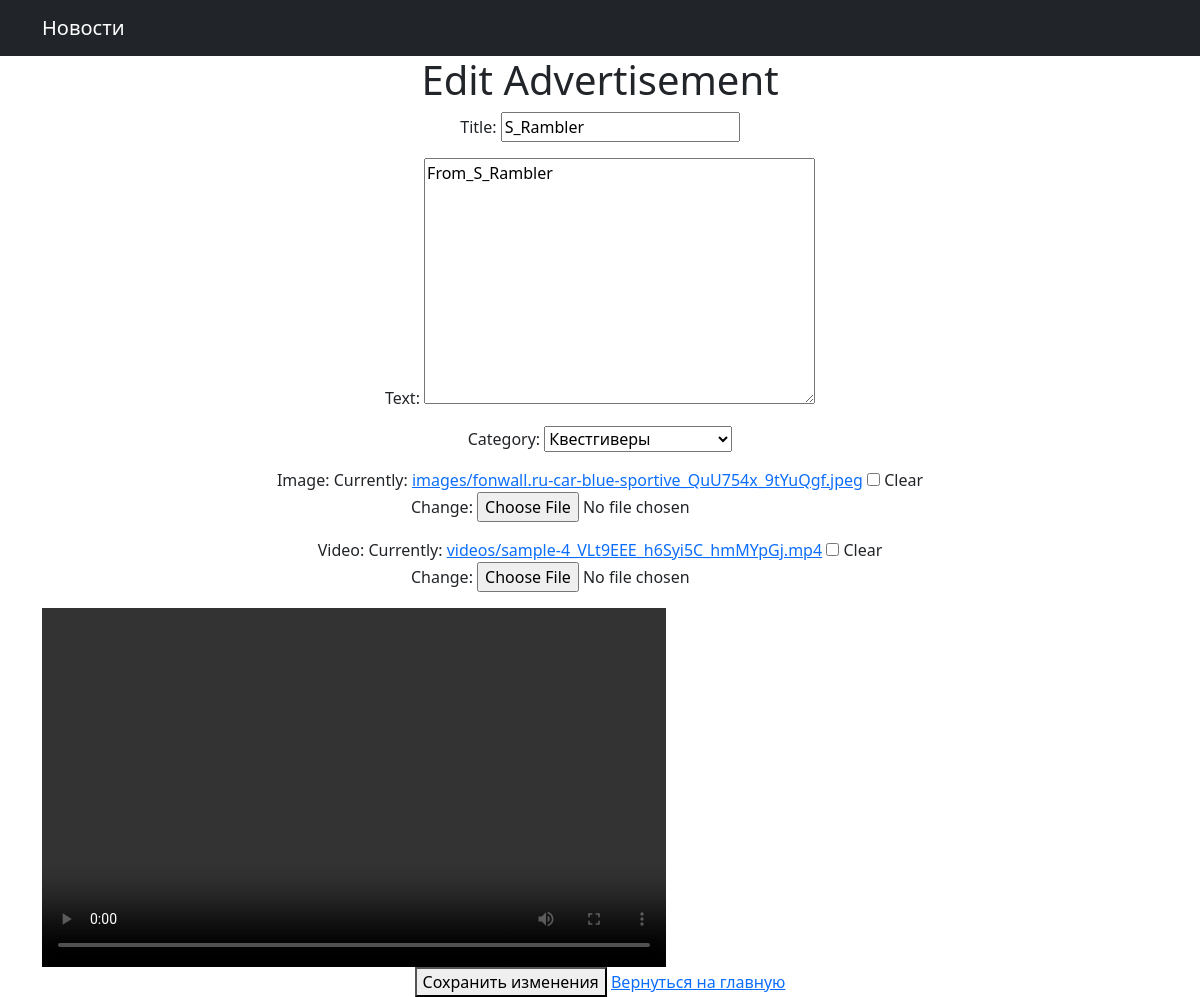
The page /accounts/advertisement/update/17/ (signed in) on the database as committed earlier.
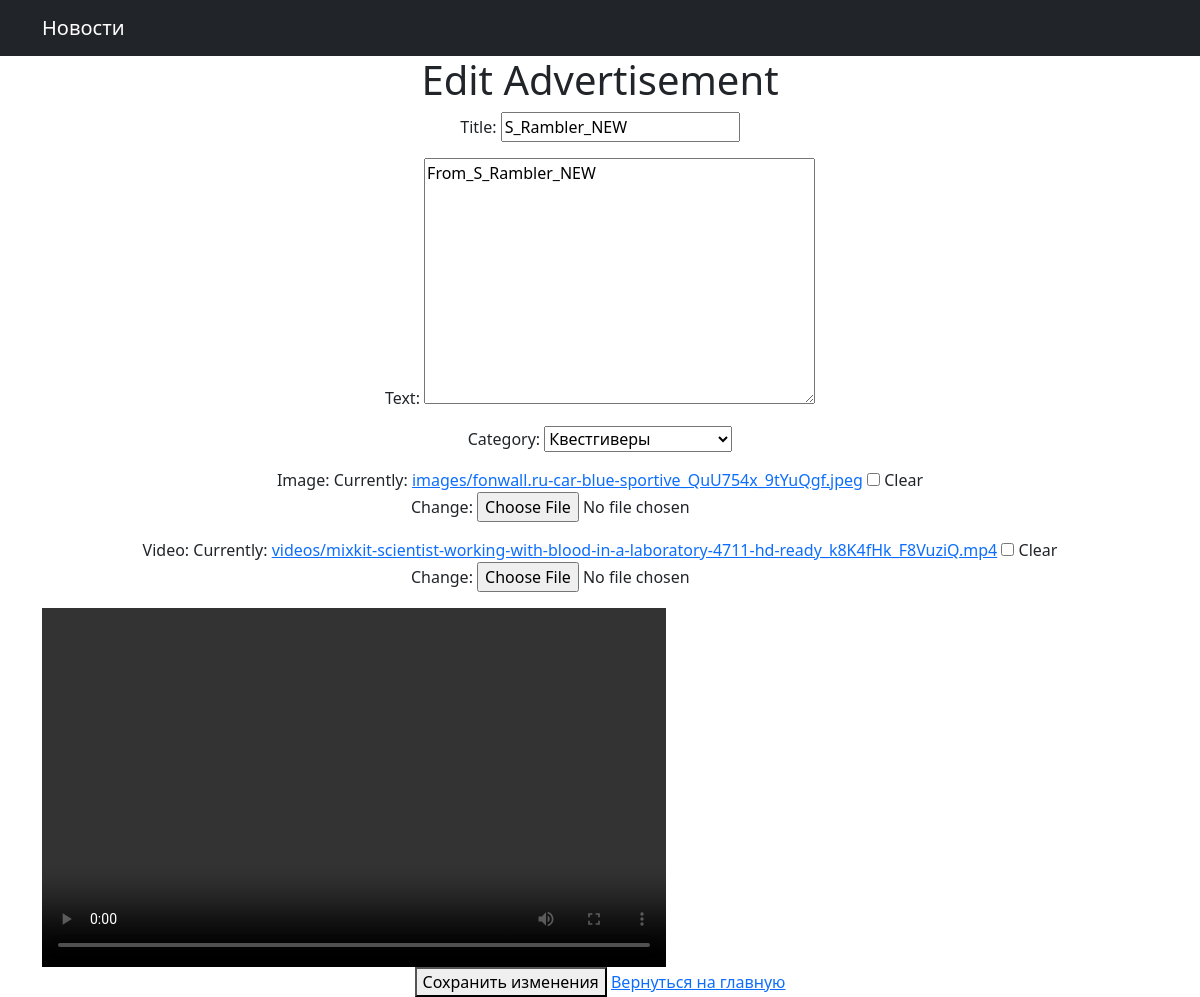
The same page on the database as committed later.
### chat/models.py (models this page shows, shortened)
class Advertisement(models.Model):
    user = models.ForeignKey(settings.AUTH_USER_MODEL, on_delete=models.CASCADE)
    title = models.CharField(max_length=100)
    text = models.TextField()
    image = models.ImageField(upload_to='images/', blank=True, null=True)
    video = models.FileField(upload_to='videos/', blank=True, null=True)
    content = RichTextField()
    category_choices = [
        ('Tanks', 'Танки'),
        ('Healers', 'Хилы'),
        ('DPS', 'ДД'),
        ('Traders', 'Торговцы'),
        ('Guild Masters', 'Гилдмастеры'),
        ('Quest Givers', 'Квестгиверы'),
        ('Blacksmiths', 'Кузнецы'),
        ('Leatherworkers', 'Кожевники'),
        ('Alchemists', 'Зельевары'),
        ('Spellcasters', 'Мастера заклинаний'),
    ]
    category = models.CharField(max_length=20, choices=category_choices)

### chat/views.py (the view, shortened to what this page needs)
# urls.py: path('advertisement/update/<int:pk>/', AdvertisementUpdateView.as_view(), name='advertisement_update'),
class AdvertisementUpdateView(LoginRequiredMixin, UpdateView):
    model = Advertisement
    fields = ['title', 'text', 'category', 'image', 'video']
    template_name = 'advertisement_update.html'
    permission_required = 'chat.custom_change_advertisement'
    success_url = reverse_lazy('private')
    def dispatch(self, request, *args, **kwargs):
        obj = self.get_object()
        if obj.user != self.request.user:
            return HttpResponse("Вы не являетесь автором этого объявления", status=403)
        return super().dispatch(request, *args, **kwargs)
    success_url = reverse_lazy('home')

### chat/templates/advertisement_update.html (shortened to what this page needs)
{% extends 'default_1.html' %}
{% block content %}
<html>
<head>
</head>
<body>
    <h1>Edit Advertisement</h1>
    <form method="POST" enctype="multipart/form-data">
    {{ form.as_p }}
    <div class="embed-responsive" style="width: 165mm; height: 95mm;">
        <div class="embed-responsive-item">
            <video width="100%" height="100%" controls>
                <source src="video_path">
            </video>
        </div>
    </div>
    <button type="submit" name="action" value="save_image">Сохранить изменения</button>
    <a href="{% url 'home' %}">Вернуться на главную</a>
</form>
</body>
</html>
{% endblock %}

Rows that differ between the two databases and show on the page:
changed Advertisement "Квестгиверы": title "S_Rambler" → "S_Rambler_NEW"; text "From_S_Rambler" → "From_S_Rambler_NEW"
Other text that changed with them:
text no longer shown: "Title: Text: Category: Image: Currently: images/fonwall.ru-car-blue-sportive_QuU754x_9tYuQgf.jpeg Clear Change: Video: Currently: videos/sample-4_VLt9EEE_h6Syi5C_hmMYpGj.mp4 Clear Change:"
text now shown: "Title: Text: Category: Image: Currently: images/fonwall.ru-car-blue-sportive_QuU754x_9tYuQgf.jpeg Clear Change: Video: Currently: videos/mixkit-scientist-working-with-blood-in-a-laboratory-4711-hd-ready_k8K4fHk_F8VuziQ.mp4 Clear Change:"
